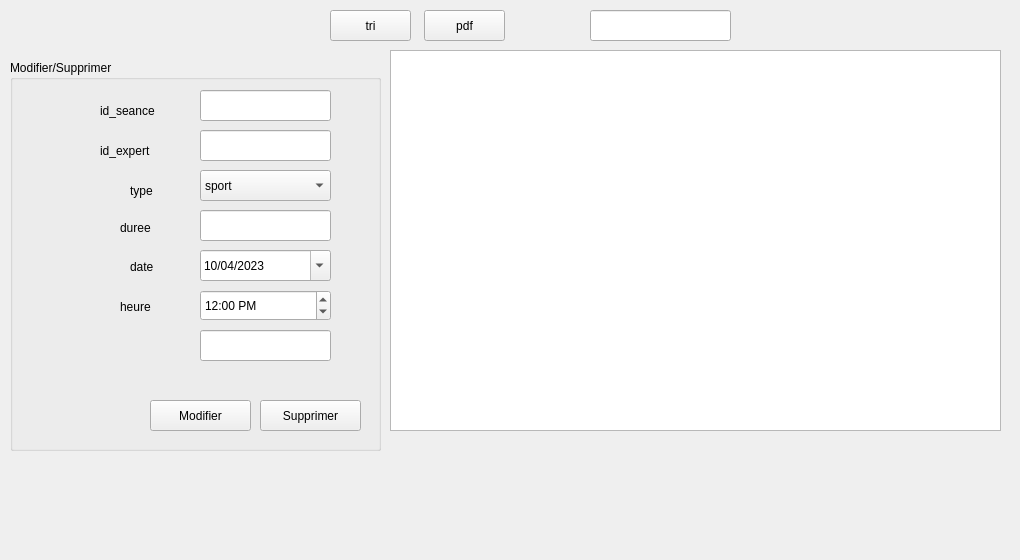
      <widget class="QWidget" name="tab_2">
       <attribute name="title">
        <string>afficher</string>
       </attribute>
       <widget class="QGroupBox" name="groupBox_5">
        <property name="geometry">
         <rect>
          <x>10</x>
          <y>60</y>
          <width>371</width>
          <height>391</height>
         </rect>
        </property>
        <property name="title">
         <string>Modifier/Supprimer</string>
        </property>
        <widget class="QLabel" name="label_23">
         <property name="geometry">
          <rect>
           <x>90</x>
           <y>40</y>
           <width>91</width>
           <height>21</height>
          </rect>
         </property>
         <property name="text">
          <string>id_seance</string>
         </property>
        </widget>
        <widget class="QLabel" name="label_24">
         <property name="geometry">
          <rect>
           <x>90</x>
           <y>80</y>
           <width>81</width>
           <height>21</height>
          </rect>
         </property>
         <property name="text">
          <string>id_expert</string>
         </property>
        </widget>
        <widget class="QLabel" name="label_25">
         <property name="geometry">
          <rect>
           <x>120</x>
           <y>120</y>
           <width>51</width>
           <height>21</height>
          </rect>
         </property>
         <property name="text">
          <string>type</string>
         </property>
        </widget>
        <widget class="QLabel" name="label_26">
         <property name="geometry">
          <rect>
           <x>110</x>
           <y>160</y>
           <width>51</width>
           <height>16</height>
          </rect>
         </property>
         <property name="text">
          <string>duree</string>
         </property>
        </widget>
        <widget class="QLabel" name="label_27">
         <property name="geometry">
          <rect>
           <x>120</x>
           <y>200</y>
           <width>47</width>
           <height>14</height>
          </rect>
         </property>
         <property name="text">
          <string>date</string>
         </property>
        </widget>
        <widget class="QLineEdit" name="id_seance_5">
         <property name="geometry">
          <rect>
           <x>190</x>
           <y>30</y>
           <width>131</width>
           <height>31</height>
          </rect>
         </property>
        </widget>
        <widget class="QLineEdit" name="duree_5">
         <property name="geometry">
          <rect>
           <x>190</x>
           <y>150</y>
           <width>131</width>
           <height>31</height>
          </rect>
         </property>
        </widget>
        <widget class="QPushButton" name="modifier">
         <property name="geometry">
          <rect>
           <x>140</x>
           <y>340</y>
           <width>101</width>
           <height>31</height>
          </rect>
         </property>
         <property name="text">
          <string>Modifier</string>
         </property>
        </widget>
        <widget class="QPushButton" name="supprimer">
         <property name="geometry">
          <rect>
           <x>250</x>
           <y>340</y>
           <width>101</width>
           <height>31</height>
          </rect>
         </property>
         <property name="text">
          <string>Supprimer</string>
         </property>
        </widget>
        <widget class="QLineEdit" name="id_exp_5">
         <property name="geometry">
          <rect>
           <x>190</x>
           <y>70</y>
           <width>131</width>
           <height>31</height>
          </rect>
         </property>
        </widget>
        <widget class="QLabel" name="label_8">
         <property name="geometry">
          <rect>
           <x>110</x>
           <y>240</y>
           <width>47</width>
           <height>14</height>
          </rect>
         </property>
         <property name="text">
          <string>heure</string>
         </property>
        </widget>
        <widget class="QDateEdit" name="type_5">
         <property name="geometry">
          <rect>
           <x>190</x>
           <y>190</y>
           <width>131</width>
           <height>31</height>
          </rect>
         </property>
         <property name="dateTime">
          <datetime>
           <hour>0</hour>
           <minute>0</minute>
           <second>0</second>
           <year>2023</year>
           <month>4</month>
           <day>10</day>
          </datetime>
         </property>
         <property name="maximumDateTime">
          <datetime>
           <hour>23</hour>
           <minute>59</minute>
           <second>59</second>
           <year>2023</year>
           <month>12</month>
           <day>31</day>
          </datetime>
         </property>
         <property name="minimumDateTime">
          <datetime>
           <hour>0</hour>
           <minute>0</minute>
           <second>0</second>
           <year>2023</year>
           <month>4</month>
           <day>10</day>
          </datetime>
         </property>
         <property name="displayFormat">
          <string notr="true">dd/MM/yyyy</string>
         </property>
         <property name="calendarPopup">
          <bool>true</bool>
         </property>
         <property name="date">
          <date>
           <year>2023</year>
           <month>4</month>
           <day>10</day>
          </date>
         </property>
        </widget>
        <widget class="QComboBox" name="date_5">
         <property name="geometry">
          <rect>
           <x>190</x>
           <y>110</y>
           <width>131</width>
           <height>31</height>
          </rect>
         </property>
         <item>
          <property name="text">
           <string>sport</string>
          </property>
         </item>
         <item>
          <property name="text">
           <string>consultation</string>
          </property>
         </item>
        </widget>
        <widget class="QTimeEdit" name="heure_2">
         <property name="geometry">
          <rect>
           <x>190</x>
           <y>230</y>
           <width>131</width>
           <height>31</height>
          </rect>
         </property>
         <property name="maximumTime">
          <time>
           <hour>16</hour>
           <minute>0</minute>
           <second>0</second>
          </time>
         </property>
         <property name="minimumTime">
          <time>
           <hour>8</hour>
           <minute>0</minute>
           <second>0</second>
          </time>
         </property>
         <property name="displayFormat">
          <string>hh:mm AP</string>
         </property>
         <property name="time">
          <time>
           <hour>12</hour>
           <minute>0</minute>
           <second>0</second>
          </time>
         </property>
        </widget>
        <widget class="QLineEdit" name="ideq">
         <property name="geometry">
          <rect>
           <x>190</x>
           <y>270</y>
           <width>131</width>
           <height>31</height>
          </rect>
         </property>
        </widget>
       </widget>
       <widget class="QLabel" name="label_7">
        <property name="geometry">
         <rect>
          <x>-20</x>
          <y>-40</y>
          <width>1011</width>
          <height>551</height>
         </rect>
        </property>
        <property name="styleSheet">
         <string notr="true"/>
        </property>
        <property name="text">
         <string/>
        </property>
        <property name="pixmap">
         <pixmap>../background.png</pixmap>
        </property>
       </widget>
       <widget class="QPushButton" name="pdf">
        <property name="geometry">
         <rect>
          <x>424</x>
          <y>10</y>
          <width>81</width>
          <height>31</height>
         </rect>
        </property>
        <property name="styleSheet">
         <string notr="true"/>
        </property>
        <property name="text">
         <string>pdf</string>
        </property>
       </widget>
       <widget class="QLineEdit" name="rechetxt">
        <property name="geometry">
         <rect>
          <x>590</x>
          <y>10</y>
          <width>141</width>
          <height>31</height>
         </rect>
        </property>
        <property name="text">
         <string/>
        </property>
       </widget>
       <widget class="QPushButton" name="tri_2">
        <property name="geometry">
         <rect>
          <x>330</x>
          <y>10</y>
          <width>81</width>
          <height>31</height>
         </rect>
        </property>
        <property name="styleSheet">
         <string notr="true"/>
        </property>
        <property name="text">
         <string>tri</string>
        </property>
       </widget>
       <widget class="QTableView" name="tableView">
        <property name="geometry">
         <rect>
          <x>390</x>
          <y>50</y>
          <width>611</width>
          <height>381</height>
         </rect>
        </property>
       </widget>
       <zorder>label_7</zorder>
       <zorder>groupBox_5</zorder>
       <zorder>pdf</zorder>
       <zorder>rechetxt</zorder>
       <zorder>tri_2</zorder>
       <zorder>tableView</zorder>
      </widget>
